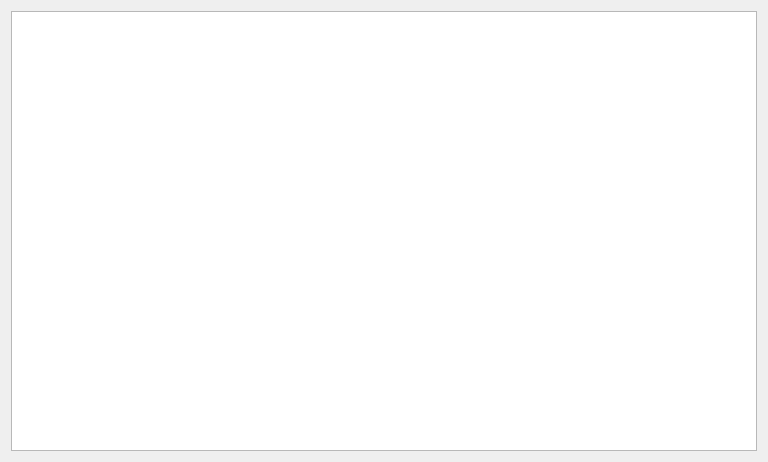
<?xml version="1.0" encoding="UTF-8"?>
<ui version="4.0">
 <class>Dialog</class>
 <widget class="QDialog" name="Dialog">
  <property name="geometry">
   <rect>
    <x>0</x>
    <y>0</y>
    <width>768</width>
    <height>462</height>
   </rect>
  </property>
  <property name="windowTitle">
   <string>Dialog</string>
  </property>
  <layout class="QHBoxLayout" name="horizontalLayout">
   <item>
    <widget class="QTextBrowser" name="textBrowser"/>
   </item>
  </layout>
 </widget>
 <layoutdefault spacing="6" margin="11"/>
 <resources/>
 <connections/>
</ui>
